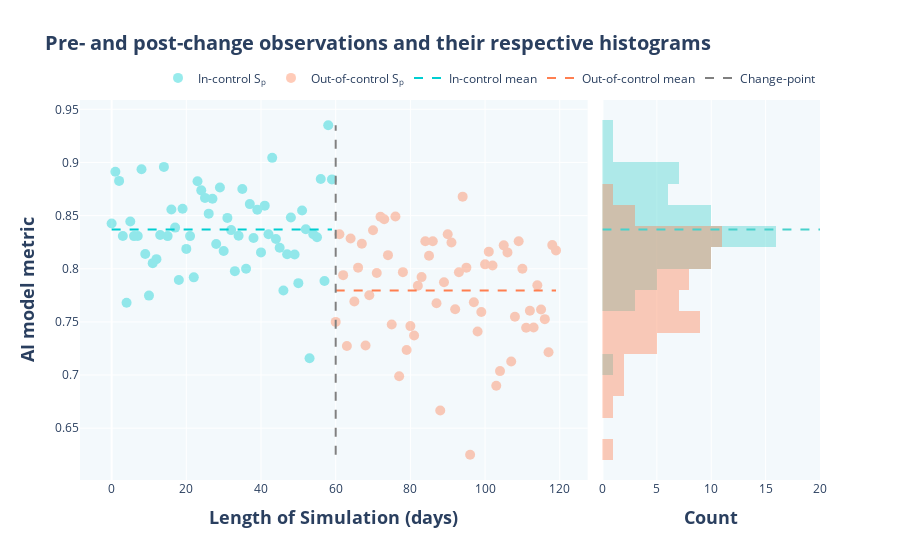

The cell this chart's notebook holds for it:
### Code cell
# Average metric for the pre-change and post-change regime
obj_cusum.plot_input_metric_plotly()

### Figure 1 — Plotly figure (JSON) as saved in the notebook; plotly's stock layout.template omitted (floating-point values rounded to 4 significant figures)
{"data": [{"marker": {"color": "darkturquoise", "size": 10}, "mode": "markers", "name": "In-control S<sub>p</sub>", "opacity": 0.4, "type": "scatter", "x": [0, 1, 2, 3, 4, 5, 6, 7, 8, 9, 10, 11, 12, 13, 14, 15, 16, 17, 18, 19, 20, 21, 22, 23, 24, 25, 26, 27, 28, 29, 30, 31, 32, 33, 34, 35, 36, 37, 38, 39, 40, 41, 42, 43, 44, 45, 46, 47, 48, 49, 50, 51, 52, 53, 54, 55, 56, 57, 58, 59], "xaxis": "x", "y": [0.8426, 0.8913, 0.8827, 0.8308, 0.768, 0.8444, 0.8307, 0.8308, 0.8936, 0.8138, 0.7747, 0.8053, 0.809, 0.8318, 0.8958, 0.8307, 0.8557, 0.8387, 0.7895, 0.8564, 0.8187, 0.8307, 0.7919, 0.8824, 0.8737, 0.8667, 0.8519, 0.8659, 0.8232, 0.8764, 0.8168, 0.8478, 0.8364, 0.7978, 0.831, 0.875, 0.8, 0.8608, 0.8289, 0.8556, 0.8154, 0.8594, 0.8325, 0.9043, 0.828, 0.8198, 0.7796, 0.8136, 0.8482, 0.8135, 0.7865, 0.8548, 0.8371, 0.7157, 0.8325, 0.8297, 0.8844, 0.7885, 0.935, 0.8841], "yaxis": "y"}, {"marker": {"color": "coral", "size": 10}, "mode": "markers", "name": "Out-of-control S<sub>p</sub>", "opacity": 0.4, "type": "scatter", "x": [60, 61, 62, 63, 64, 65, 66, 67, 68, 69, 70, 71, 72, 73, 74, 75, 76, 77, 78, 79, 80, 81, 82, 83, 84, 85, 86, 87, 88, 89, 90, 91, 92, 93, 94, 95, 96, 97, 98, 99, 100, 101, 102, 103, 104, 105, 106, 107, 108, 109, 110, 111, 112, 113, 114, 115, 116, 117, 118, 119], "xaxis": "x", "y": [0.75, 0.8325, 0.794, 0.7273, 0.8284, 0.7692, 0.801, 0.8235, 0.7277, 0.775, 0.8362, 0.7959, 0.849, 0.8465, 0.8128, 0.7475, 0.8492, 0.6989, 0.7968, 0.7236, 0.746, 0.7371, 0.7839, 0.7921, 0.8259, 0.8122, 0.8258, 0.7676, 0.6667, 0.7872, 0.8325, 0.8247, 0.7619, 0.7967, 0.8678, 0.801, 0.625, 0.7684, 0.7409, 0.7594, 0.8041, 0.8161, 0.803, 0.6898, 0.7037, 0.822, 0.8154, 0.7127, 0.7548, 0.8258, 0.8, 0.7444, 0.7604, 0.7447, 0.7845, 0.7616, 0.7526, 0.7214, 0.8222, 0.8173], "yaxis": "y"}, {"line": {"color": "darkturquoise", "dash": "dash"}, "mode": "lines", "name": "In-control mean", "type": "scatter", "x": [0, 59], "xaxis": "x", "y": [0.8368, 0.8368], "yaxis": "y"}, {"line": {"color": "coral", "dash": "dash"}, "mode": "lines", "name": "Out-of-control mean", "type": "scatter", "x": [60, 119], "xaxis": "x", "y": [0.7794, 0.7794], "yaxis": "y"}, {"line": {"color": "grey", "dash": "dash"}, "mode": "lines", "name": "Change-point", "type": "scatter", "x": [60, 60], "xaxis": "x", "y": [0.625, 0.935], "yaxis": "y"}, {"marker": {"color": "mediumturquoise"}, "nbinsy": 15, "opacity": 0.4, "orientation": "h", "showlegend": false, "type": "histogram", "xaxis": "x2", "y": [0.8426, 0.8913, 0.8827, 0.8308, 0.768, 0.8444, 0.8307, 0.8308, 0.8936, 0.8138, 0.7747, 0.8053, 0.809, 0.8318, 0.8958, 0.8307, 0.8557, 0.8387, 0.7895, 0.8564, 0.8187, 0.8307, 0.7919, 0.8824, 0.8737, 0.8667, 0.8519, 0.8659, 0.8232, 0.8764, 0.8168, 0.8478, 0.8364, 0.7978, 0.831, 0.875, 0.8, 0.8608, 0.8289, 0.8556, 0.8154, 0.8594, 0.8325, 0.9043, 0.828, 0.8198, 0.7796, 0.8136, 0.8482, 0.8135, 0.7865, 0.8548, 0.8371, 0.7157, 0.8325, 0.8297, 0.8844, 0.7885, 0.935, 0.8841], "yaxis": "y2"}, {"marker": {"color": "coral"}, "nbinsy": 15, "opacity": 0.4, "orientation": "h", "showlegend": false, "type": "histogram", "xaxis": "x2", "y": [0.75, 0.8325, 0.794, 0.7273, 0.8284, 0.7692, 0.801, 0.8235, 0.7277, 0.775, 0.8362, 0.7959, 0.849, 0.8465, 0.8128, 0.7475, 0.8492, 0.6989, 0.7968, 0.7236, 0.746, 0.7371, 0.7839, 0.7921, 0.8259, 0.8122, 0.8258, 0.7676, 0.6667, 0.7872, 0.8325, 0.8247, 0.7619, 0.7967, 0.8678, 0.801, 0.625, 0.7684, 0.7409, 0.7594, 0.8041, 0.8161, 0.803, 0.6898, 0.7037, 0.822, 0.8154, 0.7127, 0.7548, 0.8258, 0.8, 0.7444, 0.7604, 0.7447, 0.7845, 0.7616, 0.7526, 0.7214, 0.8222, 0.8173], "yaxis": "y2"}, {"line": {"color": "mediumturquoise", "dash": "dash"}, "mode": "lines", "showlegend": false, "type": "scatter", "x": [0, 20], "xaxis": "x2", "y": [0.8368, 0.8368], "yaxis": "y2"}], "layout": {"barmode": "overlay", "legend": {"orientation": "h", "x": 1, "xanchor": "right", "y": 1.02, "yanchor": "bottom"}, "plot_bgcolor": "#F3F9FC", "title": {"font": {"size": 20, "weight": "bold"}, "text": "Pre- and post-change observations and their respective histograms"}, "xaxis": {"anchor": "y", "domain": [0, 0.686], "dtick": 20, "title": {"font": {"size": 18, "weight": "bold"}, "text": "Length of Simulation (days)"}}, "xaxis2": {"anchor": "y2", "domain": [0.706, 1], "title": {"font": {"size": 18, "weight": "bold"}, "text": "Count"}}, "yaxis": {"anchor": "x", "domain": [0, 1], "title": {"font": {"size": 18, "weight": "bold"}, "text": "AI model metric"}}, "yaxis2": {"anchor": "x2", "domain": [0, 1], "matches": "y", "showticklabels": false}}}
